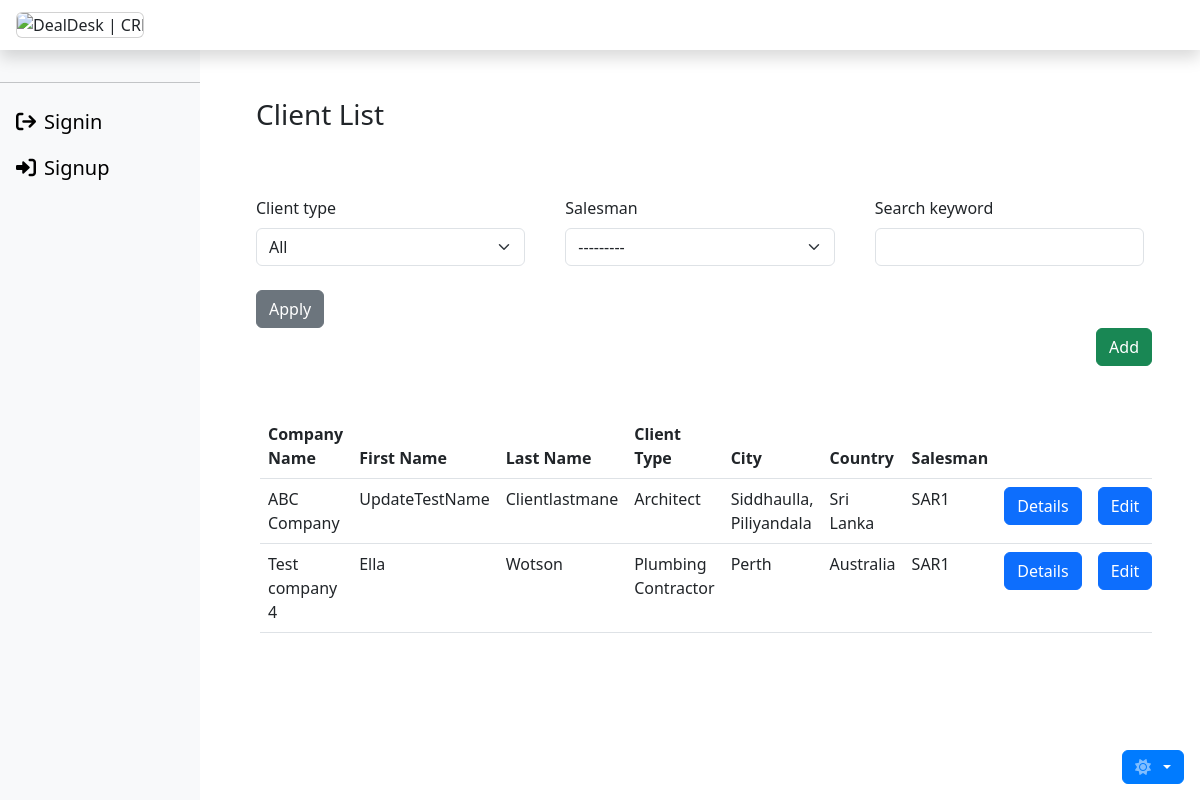
Before: /client/list/ with the older database file.
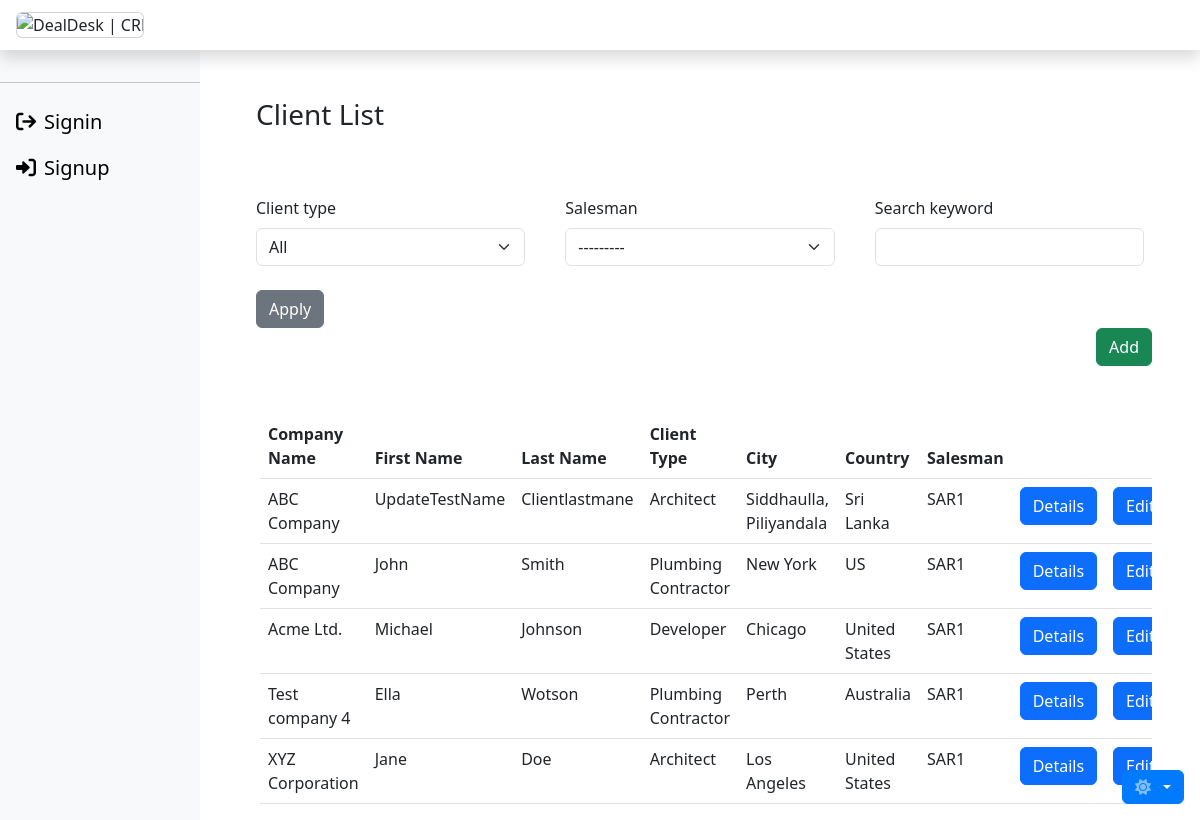
After: the same page with the newer database file.
### client/models.py (models this page shows, shortened)
class Client(models.Model):
    company_name = models.CharField(max_length=255, null=False)
    first_name = models.CharField(max_length=55, null=False)
    last_name = models.CharField(max_length=55, null=False)
    client_type = models.CharField(
        max_length=55,
        choices=CLIENT_TYPE_CHOICES,
        null=False,
        default="CLN"
    )
    address1 = models.CharField(max_length=255, null=False)
    address2 = models.CharField(max_length=255, null=False)
    postal_code = models.CharField(max_length=10)
    city = models.CharField(max_length=255, null=False)
    country = models.CharField(max_length=255)
    telephone = models.CharField(max_length=20)
    mobile = models.CharField(max_length=20, null=False)
    email = models.EmailField(null=False)
    salesman = models.ForeignKey(
        Sar,
        on_delete=models.SET(get_salesman),
        related_name='clients'
    )
    manager = models.ForeignKey(
        Manager,
        on_delete=models.SET(get_manager),
        related_name='clients'
    )
    created_on = models.DateTimeField(auto_now_add=True)
    updated_on = models.DateTimeField(auto_now=True)
    class Meta:
        verbose_name = 'Client'
        verbose_name_plural = 'Clients'
        db_table = 'Client.Client'
        ordering = ['company_name']

### team/models.py (models this page shows)
class Sar(models.Model):
    first_name = models.CharField(max_length=55)
    last_name = models.CharField(max_length=55)
    mobile = models.CharField(max_length=20)
    email = models.EmailField()
    manager = models.ForeignKey(
        Manager,
        on_delete=models.SET(get_manager),
        related_name='sars',
    )
    created_on = models.DateTimeField(auto_now_add=True)
    updated_on = models.DateTimeField(auto_now=True)
    class Meta:
        db_table = 'Team.Sar'
        ordering = ['first_name']
        verbose_name_plural = 'Sars'
    def __str__(self):
        return f"{self.first_name}"

### client/views.py (the view, shortened to what this page needs)
# urls.py: path('list/', ClientListView.as_view(), name='client_list'),
class ClientListView(ListView):
    model = Client
    template_name = 'client/client_list.html'
    context_object_name = 'clients'
    paginate_by = 10
    def get_queryset(self):
        queryset = super().get_queryset()
        client_type = self.request.GET.get('client_type')
        salesman = self.request.GET.get('salesman')
        search_keyword = self.request.GET.get('search_keyword')
        if client_type:
            queryset = queryset.filter(client_type=client_type)
        if salesman:
            queryset = queryset.filter(salesman_id=salesman)
        return queryset
    def get_context_data(self, **kwargs):
        context = super().get_context_data(**kwargs)
        context['filter_form'] = ClientFilterForm(self.request.GET)
        context['client_form'] = ClientForm()
        return context

### client/forms.py
class ClientFilterForm(forms.Form):
    client_type = forms.ChoiceField(
        choices=[('', 'All')] + list(CLIENT_TYPE_CHOICES),
        widget=forms.Select(attrs={'class': 'form-control'}),
        required=False
    )
    salesman = forms.ModelChoiceField(
        queryset=Sar.objects.all(),
        widget=forms.Select(attrs={'class': 'form-control'}),
        required=False
    )
    search_keyword = forms.CharField(
        widget=forms.TextInput(attrs={'class': 'form-control'}),
        required=False
    )

### client/templates/client/client_list.html (shortened to what this page needs)
{% extends 'base.html' %}
{% load crispy_forms_tags %}
{% block content %}
<div class="col-lg-12">
  <div class="row">
    <div class="col-12">
      <div class="container mt-5">
        <div class="container ms-2">
          <div class="row">
            <div class="col-12">
              <h3 class="bg-body">Client List</h3>
            </div>
          </div>
        </div>
      </div>
      <div class="container">
        <form method="get" action="{% url 'client:client_list' %}">
          <div class="container mt-5">
            <div class="row">
              <div class="col-sm-4">
                <div class="p-2">
                  {{ filter_form.client_type|as_crispy_field }}
                </div>
              </div>
              <div class="col-sm-4">
                <div class="p-2">
                  {{ filter_form.salesman|as_crispy_field }}
                </div>
              </div>
              <div class="col-sm-4">
                <div class="p-2">
                  {{ filter_form.search_keyword|as_crispy_field }}
                </div>
              </div>
            </div>
            <button type="submit" class="btn btn-secondary ms-2">Apply</button>
            <div class="d-flex justify-content-end">
              <a href="{% url 'client:client_new' %}"
                class="btn btn-success link-offset-2 link-underline-opacity-25 link-underline-opacity-100-hover"
                data-bs-toggle="tooltip" data-bs-placement="bottom" title="Add a client">
                Add
              </a>
            </div>
          </div>
        </form>
        <div class="container mt-5">
          <div class="container table-responsive overflow-x-scroll">
            <table class="table bg-body-tertiary table-hover">
              <thead>
                <tr>
                  <th>Company Name</th>
                  <th>First Name</th>
                  <th>Last Name</th>
                  <th>Client Type</th>
                  <th>City</th>
                  <th>Country</th>
                  <th>Salesman</th>
                  <th></th>
                  <th></th>
                </tr>
              </thead>
              <tbody>
                {% for client in clients %}
                <tr>
                  <td>{{ client.company_name }}</td>
                  <td>{{ client.first_name }}</td>
                  <td>{{ client.last_name }}</td>
                  <td>{{ client.get_client_type_display }}</td>
                  <td>{{ client.city }}</td>
                  <td>{{ client.country }}</td>
                  <td>{{ client.salesman }}</td>
                  <td>
                    <button type="button" onclick="location.href='{% url 'client:client_detail' pk=client.pk %}'"
                      class="btn btn-primary link-offset-2 link-underline-opacity-25 link-underline-opacity-100-hover">
                      Details
                    </button>
                  </td>
                  <td>
                    <button type="button" onclick="location.href='{% url 'client:client_edit' pk=client.pk %}'"
                      class="btn btn-primary link-offset-2 link-underline-opacity-25 link-underline-opacity-100-hover">
                      Edit
                    </button>
                  </td>
                </tr>
                {% empty %}
                <tr>
                  <td colspan="7">No clients found.</td>
                </tr>
                {% endfor %}
              </tbody>
            </table>
          </div>
        </div>
      </div>
    </div>
  </div>
</div>
{% endblock %}

### templates/base.html (shortened to what this page needs)
{% load static %}
<!DOCTYPE html>
<html lang="en" data-bs-theme="dark">
<head>
    {% block extra_css %}
    <link rel="stylesheet" href="https://cdnjs.cloudflare.com/ajax/libs/bootstrap/5.3.0/css/bootstrap.min.css"
>
    <link rel="stylesheet" href="{% static 'css/navbar.css' %}">
    <link rel="stylesheet" href="{% static 'css/color-mode.css' %}">
    {% endblock %}
    <link rel="stylesheet" href="https://cdnjs.cloudflare.com/ajax/libs/font-awesome/6.0.0-beta3/css/all.min.css">
</head>
<body>
    <header class="navbar sticky-top flex-md-nowrap p-0 shadow fixed-top">
        <a class="navbar-brand col-md-3 col-lg-2 me-0 px-3 fs-6 rounded-bottom-5"
            href="{% url 'landing:index' %}">
            <div class="card" style="width: 8rem;">
                <img src="https://res.cloudinary.com/pjdevex/image/upload/v1689184170/static/dealdesk_crm_logo/dd_hr_light_qo3739.webp"
                    alt="DealDesk | CRM" class="card-img-top rounded">
            </div>
        </a>
    </header>
    <div class="container-fluid">
        <div class="row">
            {% include 'includes/navbar.html' %}
            <main class="col-md-12 col-lg-10 offset-lg-2 px-md-4">
                {% block content %}
                {% endblock %}
            </main>
        </div>
    </div>
    <div>
        {% include 'includes/color-mode.html' %}
    </div>
</body>
</html>

### templates/includes/navbar.html (shortened to what this page needs)
<div class="sidebar col-md-3 col-lg-2 p-0 bg-body-tertiary position-fixed d-none d-lg-block">
  <div class="offcanvas-lg offcanvas-end bg-body-tertiary" tabindex="-1" id="sidebarMenu">
    <div class="offcanvas-body d-md-flex flex-column p-0 pt-lg-3 overflow-y-auto vh-100">
      <ul class="nav flex-column">
        <hr class="mt-3">
        {% if user.is_authenticated %}
        <li class="nav-item">
          <a class="nav-link d-flex align-items-center gap-2 navbar-light fs-5 fs-lg-4" href="{% url 'account_logout' %}">
            <i class="fa-solid fa-arrow-right-to-bracket"></i>
            Signout
          </a>
        </li>
        {% else %}
        <li class="nav-item">
          <a class="nav-link d-flex align-items-center gap-2 navbar-light fs-5 fs-lg-4" href="{% url 'account_login' %}">
            <i class="fa-solid fa-arrow-right-from-bracket"></i>
            Signin
          </a>
        </li>
        <li class="nav-item">
          <a class="nav-link d-flex align-items-center gap-2 navbar-light fs-5 fs-lg-4" href="{% url 'account_signup' %}">
            <i class="fa-solid fa-right-to-bracket"></i>
            Signup
          </a>
        </li>
        {% endif %}
      </ul>
    </div>
  </div>
</div>

### templates/includes/color-mode.html (shortened to what this page needs)
<div class="dropdown position-fixed bottom-0 end-0 mb-3 me-3 bd-mode-toggle">
  <button class="btn btn-bd-primary py-2 dropdown-toggle d-flex align-items-center"
          id="bd-theme"
          type="button"
          aria-expanded="false"
          data-bs-toggle="dropdown"
          aria-label="Toggle theme (auto)">
    <i class="fa-solid fa-circle-half-stroke me-1 theme-icon-active"></i>
  </button>
</div>

### static/css/navbar.css (style rules this page uses)
.sidebar .nav-link.navbar-light { color: #000000 !important; }
@media (min-width: 768px) { .sidebar .offcanvas-lg { position: -webkit-sticky; position: sticky; top: 48px; } }
.sidebar .nav-link { font-size: .875rem; font-weight: 500; }
.navbar-brand { padding-top: .75rem; padding-bottom: .75rem; }

### static/css/color-mode.css (style rules this page uses)
.btn-bd-primary { --bd-blue-bg: #007bff; --bd-blue-rgb: 0, 123, 255; --bs-btn-font-weight: 600; --bs-btn-color: var(--bs-white); --bs-btn-bg: var(--bd-blue-bg); --bs-btn-border-color: var(--bd-blue-bg); --bs-btn-hover-color: var(--bs-white); --bs-btn-hover-bg: #0056b3; --bs-btn-hover-border-color: #0056b3; --bs-btn-focus-shadow-rgb: var(--bd-blue-rgb); --bs-btn-active-color: var(--bs-btn-hover-color); --bs-btn-active-bg: #003a75; --bs-btn-active-border-color: #003a75; }
.bd-mode-toggle { z-index: 1500; }

Changed rows visible on the page:
added Client: company_name "ABC Company", first_name "John", last_name "Smith", client_type "Plumbing Contractor", city "New York", country "US", salesman "SAR1"
added Client: company_name "Acme Ltd.", first_name "Michael", last_name "Johnson", client_type "Developer", city "Chicago", country "United States", salesman "SAR1"
added Client: company_name "XYZ Corporation", first_name "Jane", last_name "Doe", client_type "Architect", city "Los Angeles", country "United States", salesman "SAR1"
